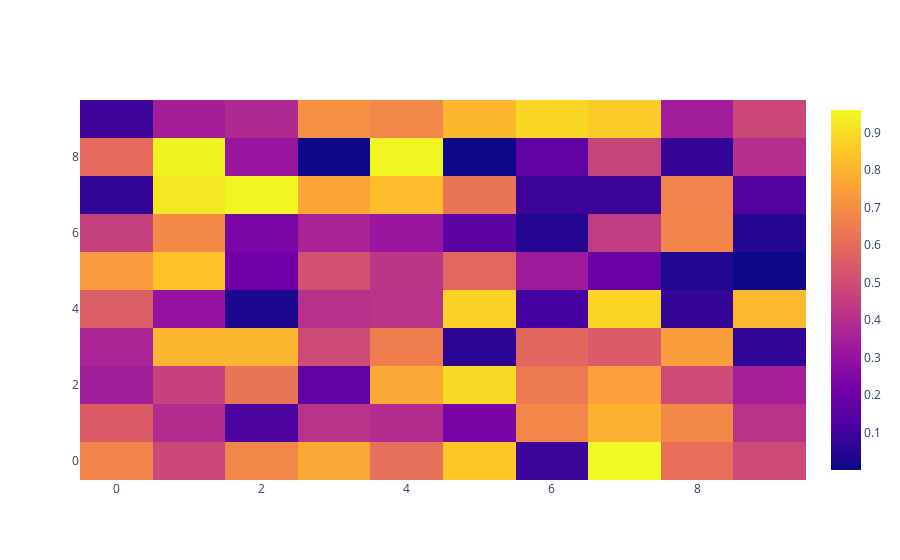

Notebook code for this chart:
### Code cell
data=np.random.rand(10,10)
heatmap=fig=go.Heatmap(z=data)
fig=go.Figure(data=[heatmap])
fig.show()
